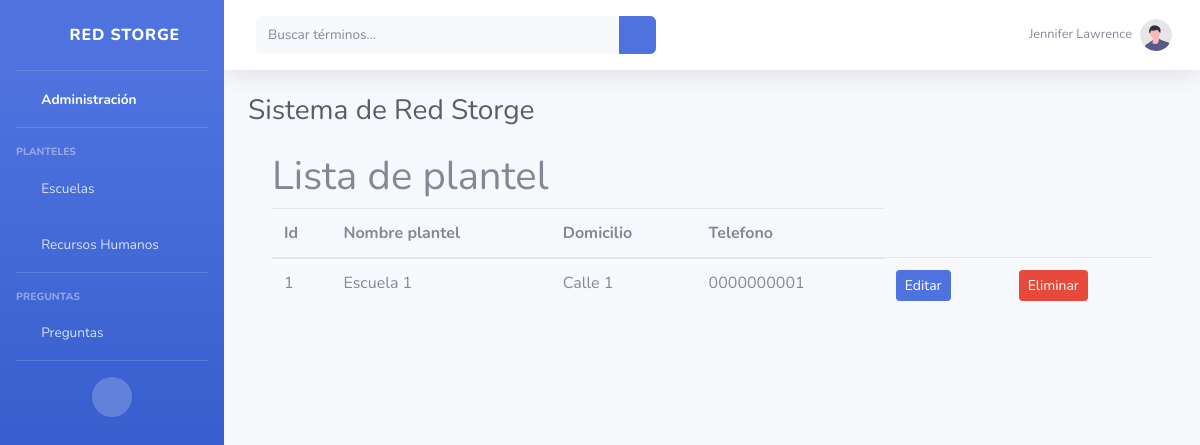
Screenshot of /escuelas/lista_planteles (signed in) with the database file from the repository.
### escuelas/models.py (models this page shows, shortened)
class Plantel(models.Model):
    id_plantel = models.IntegerField(primary_key=True)
    nombre_plantel = models.CharField(max_length=300)
    domicilio = models.CharField(max_length=200)
    numero_telefono = models.CharField(max_length=200)

### escuelas/views.py (the view)
# urls.py: path('lista_planteles', views.ListaPlanteles.as_view(), name='lista_planteles'),
class ListaPlanteles(LoginRequiredMixin,ListView):
    model = Plantel
    login_url ='login'

### escuelas/templates/escuelas/plantel_list.html (shortened to what this page needs)
{% extends 'base.html' %}
{% block contenido %}
<h1>Lista de plantel</h1>
<table class="table">
    <thead>
        <tr>
            <th>Id</th>
            <th>Nombre plantel</th>
            <th>Domicilio</th>
            <th>Telefono</th>
        </tr>
    </thead>
        <tbody>
            {% for plantel in object_list %}
                <tr>
                    <td>{{plantel.id_plantel}}</td>
                    <td>{{plantel.nombre_plantel}}</td>
                    <td>{{plantel.domicilio}}</td>
                    <td>{{plantel.numero_telefono}}</td>
                    <td><a class="btn btn-sm btn-primary"
                        href="{% url 'editar_plantel' plantel.id_plantel %}">
                        Editar
                    </a></td>
                     <td><a class="btn btn-sm btn-danger"
                        href="{% url 'eliminar_plantel' plantel.id_plantel %}">
                        Eliminar
                   </a></td>
                </tr>
            {% endfor %}
        </tbody>
 </table>
{% endblock contenido %}

### rows the page displays
Plantel: id_plantel "1", nombre_plantel "Escuela 1", domicilio "Calle 1", numero_telefono "0000000001"
